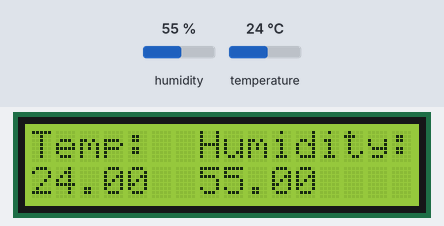
Bench run of a sketch on a simulated Arduino Uno, built with avr-gcc and run on an emulated ATmega328P. Shown: 16×2 character LCD. The inputs (shaded band) are chosen by the test bench; at power-on: humidity 55 %, temperature 24 °C. The local clock reads 2024-03-15 10:24:30 at power-on unless the sketch sets it.

Above: at 1.7 s.
1.8 s: humidity set to 22 %
At 13.8 s:
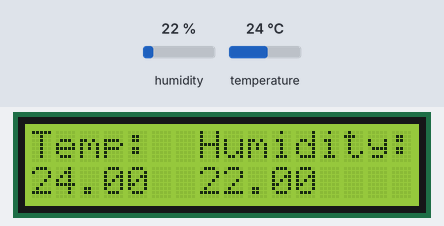
14.1 s: temperature set to 12 °C
At 25.5 s:
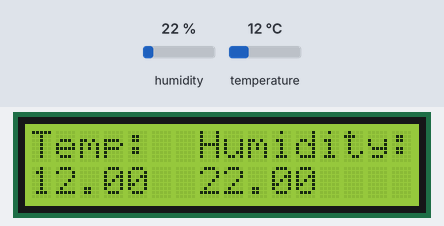
26.1 s: humidity set to 40 %
At 37.3 s:
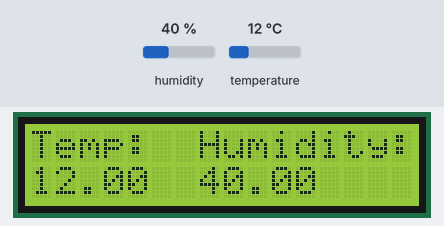
38.2 s: temperature set to 19 °C
At 49.0 s:
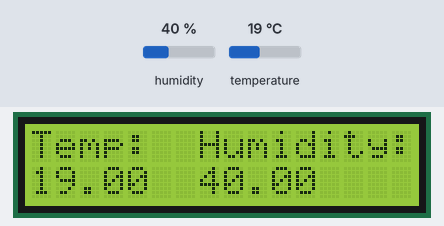
Timing chart, 0 to 50.5 s (numbered marks = the images above; inputs shaded):
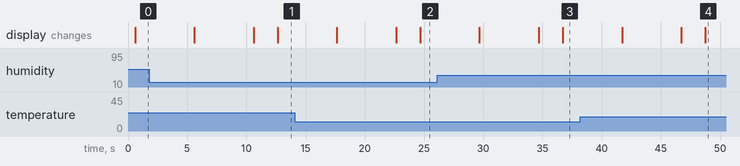

The sketch:

lcd_dht_rtc.ino
```cpp
#include <DHT.h>
#include <LiquidCrystal.h>
#include <Wire.h> //DS3231 RTC Module uses I2C protocol
#include "RTClib.h"

#define Type DHT11
#define LED_red 9
#define LED_blue 10

int sensePin = 8; //pin
float humidity;
float tempC;
int set_time = 500;
int dt = 5000;

RTC_DS3231 rtc;
DHT HT(sensePin, Type); //object HT- Humanity sensor

LiquidCrystal lcd(2, 3, 4, 5, 6, 7);
char daysOfTheWeek[7][12] = {"Sun", "Mon", "Tue", "Wed", "Thu", "Fri", "Sat"};


void setup(){
  Serial.begin(9600);
  HT.begin();
  delay(set_time);

  lcd.begin(16, 2);

  if (! rtc.begin()) {
    Serial.println("Couldn't find RTC");
    while (1);
  }
  rtc.adjust(DateTime(F(__DATE__), F(__TIME__)));
}

void loop(){
  humidity = HT.readHumidity();
  tempC = HT.readTemperature();

  //delay(1000);
  for(int i=0; i<2; i++){
    if(i==0){
      lcd.setCursor(0, 0); //0,1 => 1- the second row
      lcd.print("Temp:  Humidity:");
      lcd.setCursor(0, 1);
      lcd.print(tempC);
      lcd.setCursor(7,1);
      lcd.print(humidity);
      delay(dt);
      lcd.clear();
    }

    if(i==1){
      DateTime now = rtc.now();
      lcd.setCursor(0, 0);

      lcd.print("Date&Time: ");
      lcd.print(now.month(), DEC);
      lcd.print('/');
      lcd.print(now.day(), DEC);
      lcd.setCursor(0,1);
      lcd.print(daysOfTheWeek[now.dayOfTheWeek()]);
      lcd.setCursor(6,1);
      lcd.print(now.hour(), DEC);
      lcd.print(':');
      lcd.print(now.minute(), DEC);
      lcd.print(':');
      lcd.print(now.second(), DEC);
      Serial.println();
      delay(dt);
      lcd.clear();
    }
  }
  if (tempC < 32) {
    digitalWrite(LED_blue, HIGH);   // turn the LED on (HIGH is the voltage level)
    delay(1000);                       // wait for a second
  }
  else {
    digitalWrite(LED_blue, LOW);
    delay(1000);
  }
  if (tempC > 42.9) {
    digitalWrite(LED_red, HIGH);   // turn the LED on (HIGH is the voltage level)
    delay(1000);                       // wait for a second
  }
  else {
    digitalWrite(LED_red, LOW);
    delay(1000);
  }
}
```

safespace1ultrasonic.ino
```cpp
int const trigPin = 11;
int const echoPin = 10;
int const buzzPin = 4;

void setupsonic() //ultrasonic
{
  pinMode(trigPin, OUTPUT);
  pinMode(echoPin, INPUT);
  pinMode(buzzPin, OUTPUT);
}

void ultrasonic() //ultrasonic
{
  int duration, distance; // preobraz. vreme v razst.

  digitalWrite(trigPin, HIGH); //output width on trigpin
  delay(1);
  digitalWrite(trigPin, LOW);

  duration = pulseIn(echoPin, HIGH); //izmerva puls input na echopin

  distance = (duration/2) / 29.1; //razst=(vremeto/2)/21.9    /ot datasheet/

    if (distance <= 75 && distance >= 0) //ako razst e < 75cm i poveche ot 0:
    {
      digitalWrite(buzzPin, HIGH); //zvunche
    }
    else
    {
      digitalWrite(buzzPin, LOW); //nqma zvunche
    }
    delay(60); //shtoto shto ne
}
```
